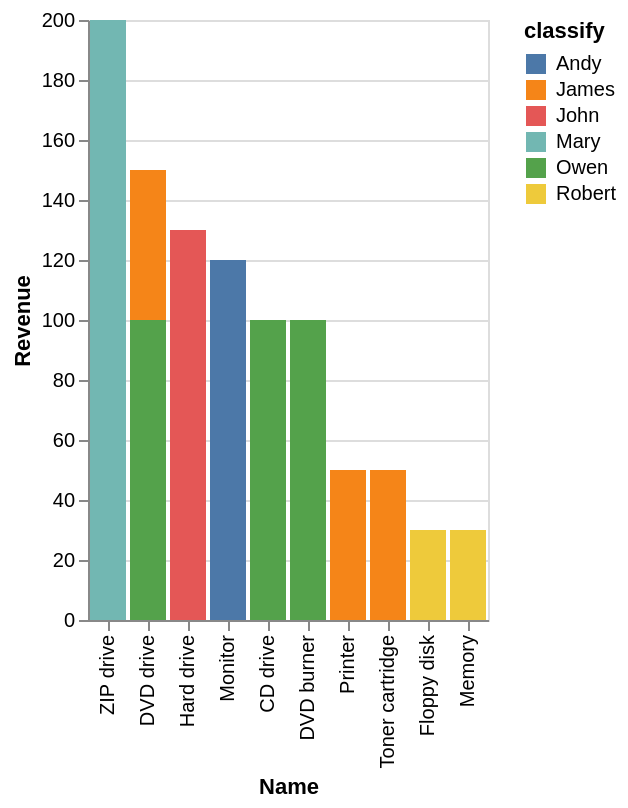

Express this chart as Vega-Lite.
### Vega-Lite specification from a JSON file in a GitHub repository (floating-point values rounded to 4 significant figures)
{"data": {"values": [{"x_data": "CD drive", "y_data": 0, "classify": "Andy"}, {"x_data": "DVD burner", "y_data": 0, "classify": "Andy"}, {"x_data": "DVD drive", "y_data": 0, "classify": "Andy"}, {"x_data": "Floppy disk", "y_data": 0, "classify": "Andy"}, {"x_data": "Hard drive", "y_data": 0, "classify": "Andy"}, {"x_data": "Memory", "y_data": 0, "classify": "Andy"}, {"x_data": "Monitor", "y_data": 120, "classify": "Andy"}, {"x_data": "Printer", "y_data": 0, "classify": "Andy"}, {"x_data": "Toner cartridge", "y_data": 0, "classify": "Andy"}, {"x_data": "ZIP drive", "y_data": 0, "classify": "Andy"}, {"x_data": "CD drive", "y_data": 0, "classify": "James"}, {"x_data": "DVD burner", "y_data": 0, "classify": "James"}, {"x_data": "DVD drive", "y_data": 50, "classify": "James"}, {"x_data": "Floppy disk", "y_data": 0, "classify": "James"}, {"x_data": "Hard drive", "y_data": 0, "classify": "James"}, {"x_data": "Memory", "y_data": 0, "classify": "James"}, {"x_data": "Monitor", "y_data": 0, "classify": "James"}, {"x_data": "Printer", "y_data": 50, "classify": "James"}, {"x_data": "Toner cartridge", "y_data": 50, "classify": "James"}, {"x_data": "ZIP drive", "y_data": 0, "classify": "James"}, {"x_data": "CD drive", "y_data": 0, "classify": "John"}, {"x_data": "DVD burner", "y_data": 0, "classify": "John"}, {"x_data": "DVD drive", "y_data": 0, "classify": "John"}, {"x_data": "Floppy disk", "y_data": 0, "classify": "John"}, {"x_data": "Hard drive", "y_data": 130, "classify": "John"}, {"x_data": "Memory", "y_data": 0, "classify": "John"}, {"x_data": "Monitor", "y_data": 0, "classify": "John"}, {"x_data": "Printer", "y_data": 0, "classify": "John"}, {"x_data": "Toner cartridge", "y_data": 0, "classify": "John"}, {"x_data": "ZIP drive", "y_data": 0, "classify": "John"}, {"x_data": "CD drive", "y_data": 0, "classify": "Mary"}, {"x_data": "DVD burner", "y_data": 0, "classify": "Mary"}, {"x_data": "DVD drive", "y_data": 0, "classify": "Mary"}, {"x_data": "Floppy disk", "y_data": 0, "classify": "Mary"}, {"x_data": "Hard drive", "y_data": 0, "classify": "Mary"}, {"x_data": "Memory", "y_data": 0, "classify": "Mary"}, {"x_data": "Monitor", "y_data": 0, "classify": "Mary"}, {"x_data": "Printer", "y_data": 0, "classify": "Mary"}, {"x_data": "Toner cartridge", "y_data": 0, "classify": "Mary"}, {"x_data": "ZIP drive", "y_data": 200, "classify": "Mary"}, {"x_data": "CD drive", "y_data": 100, "classify": "Owen"}, {"x_data": "DVD burner", "y_data": 100, "classify": "Owen"}, {"x_data": "DVD drive", "y_data": 100, "classify": "Owen"}, {"x_data": "Floppy disk", "y_data": 0, "classify": "Owen"}, {"x_data": "Hard drive", "y_data": 0, "classify": "Owen"}, {"x_data": "Memory", "y_data": 0, "classify": "Owen"}, {"x_data": "Monitor", "y_data": 0, "classify": "Owen"}, {"x_data": "Printer", "y_data": 0, "classify": "Owen"}, {"x_data": "Toner cartridge", "y_data": 0, "classify": "Owen"}, {"x_data": "ZIP drive", "y_data": 0, "classify": "Owen"}, {"x_data": "CD drive", "y_data": 0, "classify": "Robert"}, {"x_data": "DVD burner", "y_data": 0, "classify": "Robert"}, {"x_data": "DVD drive", "y_data": 0, "classify": "Robert"}, {"x_data": "Floppy disk", "y_data": 30, "classify": "Robert"}, {"x_data": "Hard drive", "y_data": 0, "classify": "Robert"}, {"x_data": "Memory", "y_data": 30, "classify": "Robert"}, {"x_data": "Monitor", "y_data": 0, "classify": "Robert"}, {"x_data": "Printer", "y_data": 0, "classify": "Robert"}, {"x_data": "Toner cartridge", "y_data": 0, "classify": "Robert"}, {"x_data": "ZIP drive", "y_data": 0, "classify": "Robert"}]}, "mark": "bar", "encoding": {"x": {"field": "x_data", "type": "nominal", "title": "Name", "sort": {"op": "sum", "field": "y_data", "order": "descending"}}, "y": {"field": "y_data", "type": "quantitative", "title": "Revenue"}, "color": {"field": "classify"}}}
